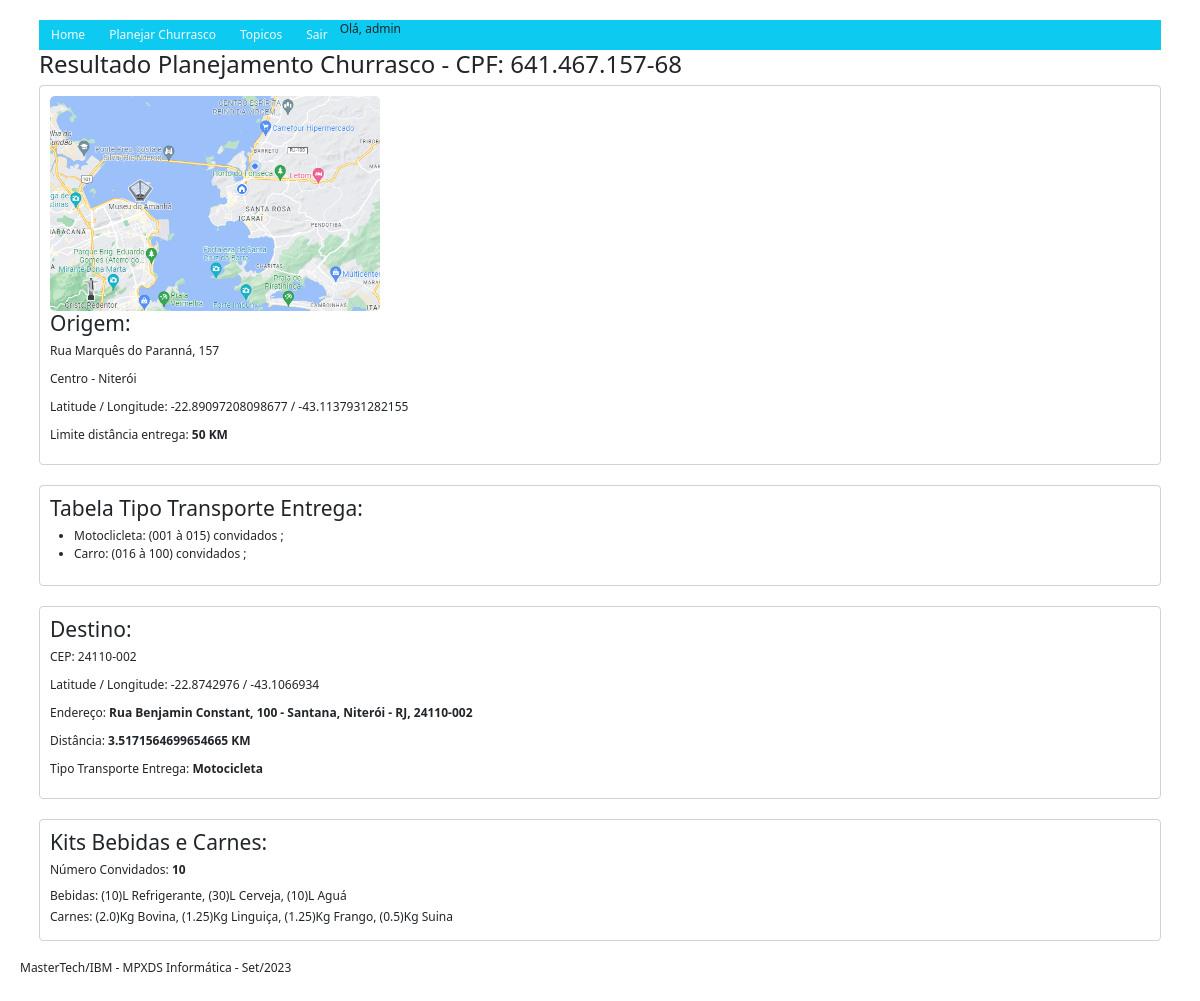
Page /churrascoResult/14/ (signed in) on the committed database.
### mp_churrascos/models.py (models this page shows)
class MpUsuarioChurrasco(models.Model):
    cpf = models.CharField(max_length=14)
    cep = models.CharField(max_length=9)
    qtdPessoas = models.CharField(max_length=4)
    resultado = models.CharField(max_length=500)
    date_added = models.DateTimeField(auto_now_add=True)
    endereco = models.CharField(max_length=200)
    latitude = models.CharField(max_length=20)
    longitude = models.CharField(max_length=20)
    distancia = models.CharField(max_length=10)
    tipoTransporte = models.CharField(max_length=20)
    kitBebidas = models.CharField(max_length=200)
    kitCarnes = models.CharField(max_length=200)

### mp_churrascos/views.py (the view)
# urls.py: path('churrascoResult/<usuario_id>/', views.churrascoResult, name='churrascoResult'),
def churrascoResult(request, usuario_id):
    usuario = MpUsuarioChurrasco.objects.get(id = usuario_id)
    context = { 'usuario': usuario }
    return render(request, 'mp_churrascos/churrascoResult.html', context)

### mp_churrascos/templates/mp_churrascos/churrascoResult.html (shortened to what this page needs)
{% extends "mp_churrascos/base.html" %}
    {% load static %}
    {% block content %}
        <h2>Resultado Planejamento Churrasco - CPF: {{ usuario.cpf }}</h2>
        <div class="card">
            <img src="{% static '/img/mapa_niteroi.png' %}" alt="Centro - Niteroi" />
            <h3>Origem:</h3>
            <p>Rua Marquês do Paranná, 157</p>
            <p>Centro - Niterói</p>
            <p>Latitude / Longitude: -22.89097208098677 / -43.1137931282155</p>
            <p>Limite distância entrega: <b>50 KM</b></p>
        </div>
        <div class="card">
            <h3>Tabela Tipo Transporte Entrega:</h3>
            <ul>
                <li>Motoclicleta: (001 à 015) convidados ;</li>
                <li>Carro: (016 à 100) convidados ;</li>
            </ul>
        </div>
        <div class="card">
            <h3>Destino:</h3>
            <p>CEP: {{ usuario.cep }}</p>
            <p>Latitude / Longitude: {{ usuario.latitude }} / {{ usuario.longitude }}</p>
            <p>Endereço: <b>{{ usuario.endereco }}</b></p>
            <p>Distância: <b>{{ usuario.distancia }} KM</b></p>
            <p>Tipo Transporte Entrega: <b>{{ usuario.tipoTransporte }}</b></p>
        </div>
        <div class="card">
            <h3>Kits Bebidas e Carnes:</h3>
            <p>Número Convidados: <b>{{ usuario.qtdPessoas }}</b></p>
            <h6>Bebidas: {{ usuario.kitBebidas }}</h6>
            <h6>Carnes: {{ usuario.kitCarnes }}</h6>
        </div>
    {% endblock content %}

### mp_churrascos/templates/mp_churrascos/base.html (shortened to what this page needs)
<!DOCTYPE html>
<html lang="pt-br">
<head>
    {% load static %}
	<link rel="stylesheet" href="{% static '/css/styles.css' %}">
    {% load bootstrap5 %}
    {% bootstrap_css %}
</head>
<body>
<div class="container">
    <ul class="nav bg-info">
        <li class="nav-item">
            <a class="nav-link link-light" href="{% url 'index' %}">Home</a>
        </li>
        <li class="nav-item">
            <a class="nav-link link-light" href="{% url 'churrasco' %}">Planejar Churrasco</a>
        </li>
        {% if user.is_authenticated %}
            <li class="nav-item">
                <a class="nav-link link-light" href="{% url 'topics' %}">Topicos</a>
            </li>
            <li class="nav-item">
                <a class="nav-link link-light" href="{% url 'logout' %}">Sair</a>
            </li>
            <li>
                Olá, {{ user.username }}
            </li>
        {% endif %}
    </ul>
    {% block content %}
    {% endblock %}
</div>
</body>
<footer>
    <h6>MasterTech/IBM - MPXDS Informática - Set/2023</h6>
</footer>
</html>

### static/css/styles.css (style rules this page uses)
* { margin: 0; padding: 0; font-size: 12px; }
body { font-family: Arial, sans-serif; margin: 0; padding: 20px; }
.card { border: 1px solid #ccc; border-radius: 5px; padding: 10px; margin-bottom: 20px; }
.card img { width: 30%; border-radius: 5px; }
.card p { margin-bottom: 10px; }

### rows in the picture
MpUsuarioChurrasco: cpf "641.467.157-68", cep "24110-002", latitude "-22.8742976", longitude "-43.1066934", endereco "Rua Benjamin Constant, 100 - Santana, Niterói - RJ, 24110-002", distancia "3.5171564699654665", tipoTransporte "Motocicleta", qtdPessoas "10", kitBebidas "(10)L Refrigerante, (30)L Cerveja, (10)L Aguá", kitCarnes "(2.0)Kg Bovina, (1.25)Kg Linguiça, (1.25)Kg Frango, (0.5)Kg Suina"

### other values in the picture
{{ user.username }} "admin"
